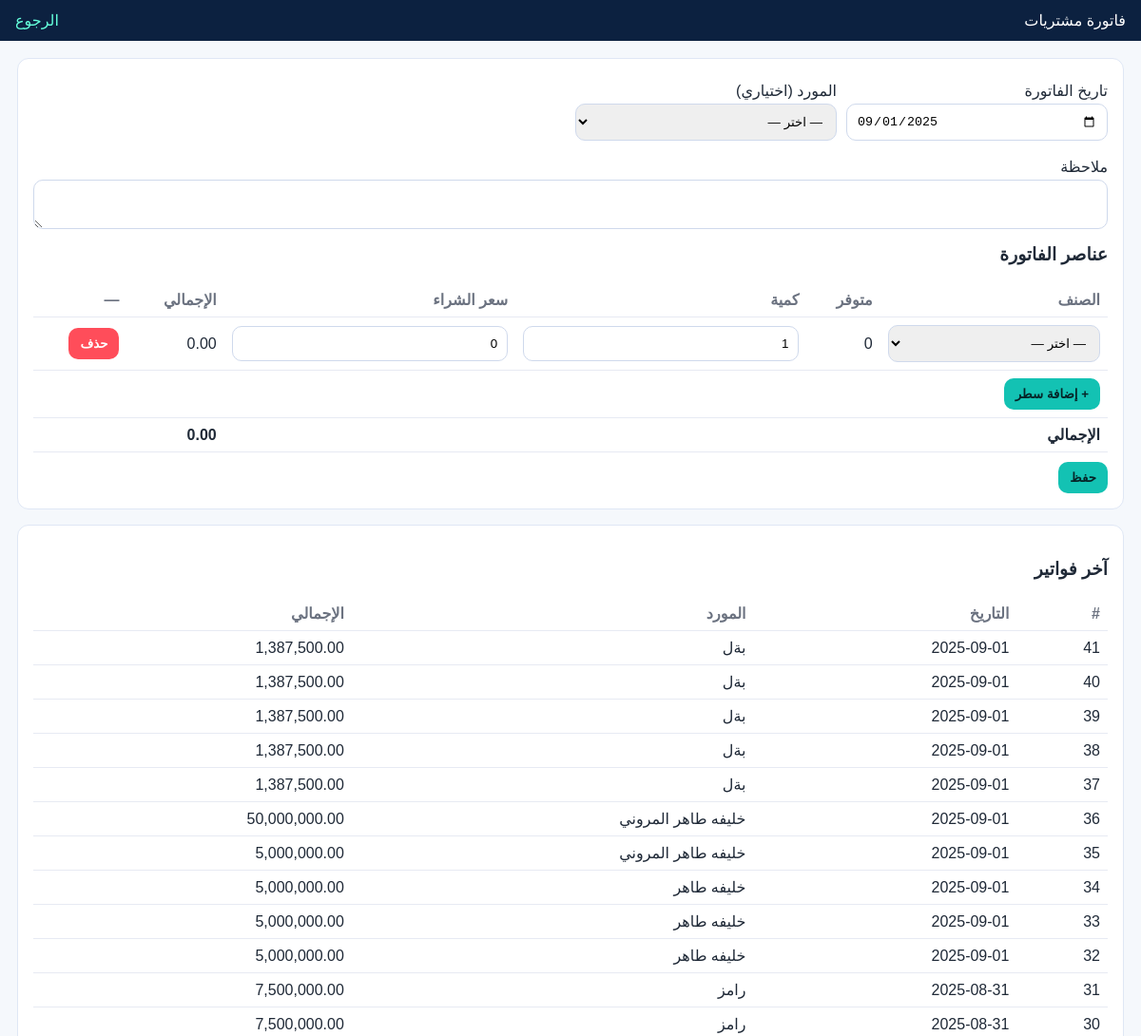
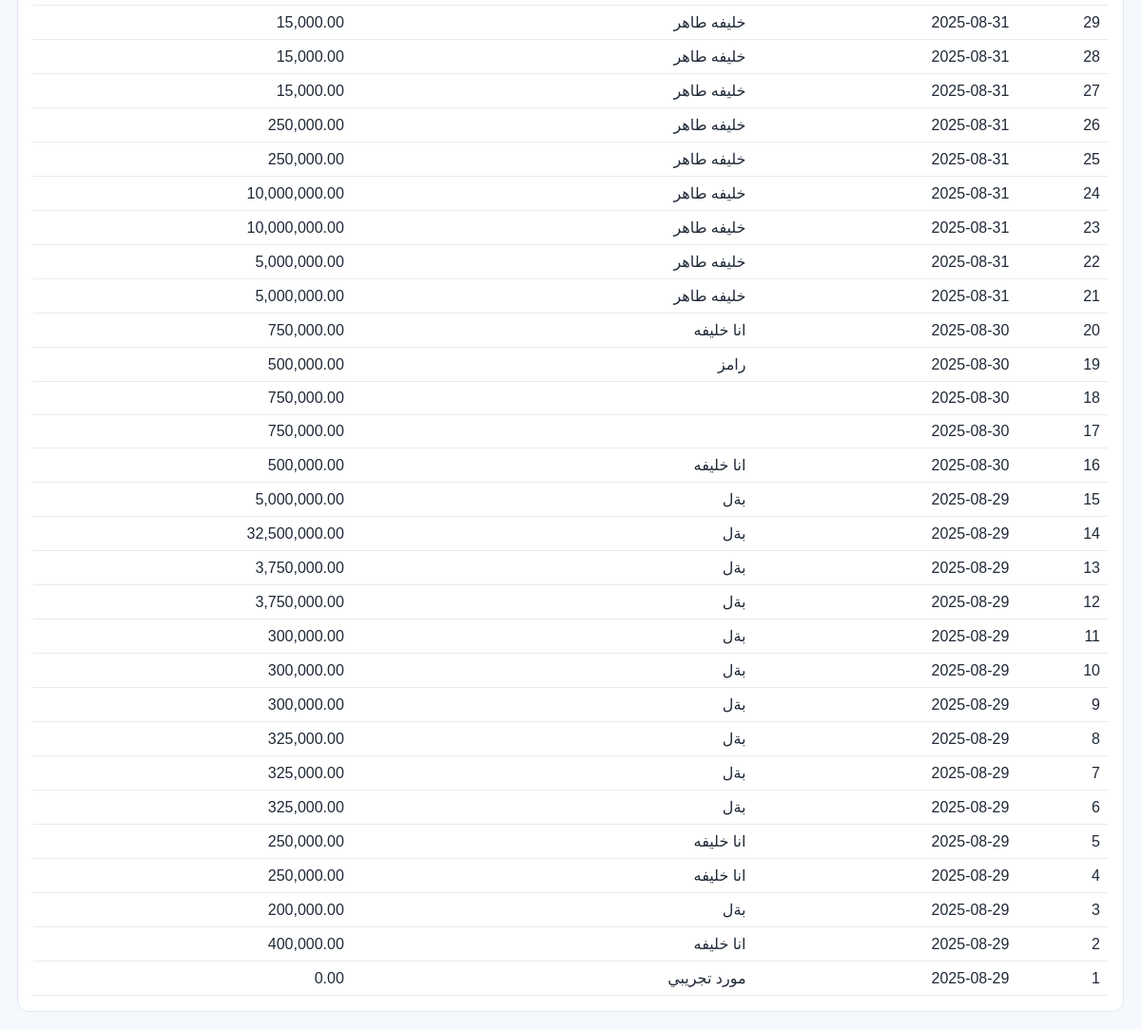
The app's page /purchases_invoice.php (signed in) with its own data (2 pictures, top to bottom).
### tables this page shows
CREATE TABLE `purchase_invoices` (
  `id` int(11) NOT NULL,
  `supplier_id` int(11) DEFAULT NULL,
  `note` varchar(255) DEFAULT NULL,
  `total_amount` decimal(14,2) NOT NULL DEFAULT 0.00,
  `invoice_date` date NOT NULL,
  `total` decimal(14,2) NOT NULL DEFAULT 0.00,
  `posted` tinyint(1) NOT NULL DEFAULT 0,
  `created_by` int(11) DEFAULT NULL,
  `created_at` timestamp NOT NULL DEFAULT current_timestamp(),
  `reconciled` tinyint(1) NOT NULL DEFAULT 0
);

CREATE TABLE `suppliers` (
  `id` int(11) NOT NULL,
  `name` varchar(100) NOT NULL,
  `phone` varchar(30) DEFAULT NULL,
  `email` varchar(100) DEFAULT NULL,
  `address` varchar(255) DEFAULT NULL,
  `opening_balance` decimal(14,2) NOT NULL DEFAULT 0.00,
  `created_at` timestamp NOT NULL DEFAULT current_timestamp()
);

### purchases_invoice.php (the view, shortened to what this page needs)
<?php
$pdo = db();
function col_exists_local(PDO $pdo, string $table, string $col): bool {
  $st = $pdo->prepare("
    SELECT 1 FROM INFORMATION_SCHEMA.COLUMNS
    WHERE TABLE_SCHEMA = DATABASE()
      AND TABLE_NAME = ?
      AND COLUMN_NAME = ?
    LIMIT 1
  ");
  $st->execute([$table, $col]);
  return (bool)$st->fetchColumn();
}
$pdo->exec("CREATE TABLE IF NOT EXISTS suppliers(
  id INT AUTO_INCREMENT PRIMARY KEY,
  name VARCHAR(150) NOT NULL,
  phone VARCHAR(50) NULL,
  address VARCHAR(255) NULL,
  opening_balance DECIMAL(14,2) NOT NULL DEFAULT 0.00,
  created_at TIMESTAMP DEFAULT CURRENT_TIMESTAMP
) ENGINE=InnoDB DEFAULT CHARSET=utf8mb4;");
$pdo->exec("CREATE TABLE IF NOT EXISTS products(
  id INT AUTO_INCREMENT PRIMARY KEY,
  sku VARCHAR(100) UNIQUE,
  name VARCHAR(200) NOT NULL,
  created_at TIMESTAMP DEFAULT CURRENT_TIMESTAMP
) ENGINE=InnoDB DEFAULT CHARSET=utf8mb4;");
$pdo->exec("CREATE TABLE IF NOT EXISTS purchase_invoices(
  id INT AUTO_INCREMENT PRIMARY KEY,
  invoice_date DATE NOT NULL,
  created_at TIMESTAMP DEFAULT CURRENT_TIMESTAMP
) ENGINE=InnoDB DEFAULT CHARSET=utf8mb4;");
$pdo->exec("CREATE TABLE IF NOT EXISTS purchase_items(
  id INT AUTO_INCREMENT PRIMARY KEY,
  invoice_id INT NOT NULL,
  product_id INT NOT NULL,
  quantity INT NOT NULL,
  cost_price DECIMAL(14,2) NOT NULL,
  line_total DECIMAL(14,2) NOT NULL,
  FOREIGN KEY (invoice_id) REFERENCES purchase_invoices(id) ON DELETE CASCADE
) ENGINE=InnoDB DEFAULT CHARSET=utf8mb4;");
$list = $pdo->query("
  SELECT pi.id,pi.invoice_date,".(col_exists_local($pdo,'purchase_invoices','total_amount')?'pi.total_amount':'0 AS total_amount').",
         s.name supplier
  FROM purchase_invoices pi
  LEFT JOIN suppliers s ON s.id=pi.supplier_id
  ORDER BY pi.id DESC LIMIT 50
")->fetchAll();
$title = 'فاتورة مشتريات';
?>
<!doctype html>
<html lang="ar" dir="rtl">
<head>
</head>
<body>
  <div class="header"><div><?= htmlspecialchars($title,ENT_QUOTES,'UTF-8') ?></div><nav><a href="./dashboard.php">الرجوع</a></nav></div>
  <div class="wrap">
    <div class="card">
      <form method="post" id="f">
        <div style="display:grid;grid-template-columns:repeat(auto-fit,minmax(220px,1fr));gap:10px">
          <div><label>تاريخ الفاتورة</label><input type="date" name="invoice_date" value="<?= htmlspecialchars($_POST['invoice_date']??date('Y-m-d'),ENT_QUOTES,'UTF-8') ?>"></div>
          <div>
            <label>المورد (اختياري)</label>
            <select name="supplier_id">
              <option value="">— اختر —</option>
            </select>
          </div>
          <div style="grid-column:1/-1"><label>ملاحظة</label><textarea name="note" rows="2"><?= htmlspecialchars($_POST['note']??'',ENT_QUOTES,'UTF-8') ?></textarea></div>
        </div>
        <h3 style="margin-top:12px">عناصر الفاتورة</h3>
        <table id="t">
          <thead><tr><th>الصنف</th><th>متوفر</th><th>كمية</th><th>سعر الشراء</th><th>الإجمالي</th><th>—</th></tr></thead>
          <tbody>
            <tr>
              <td>
                <select name="item_product_id[]" class="prod">
                  <option value="">— اختر —</option>
                </select>
              </td>
              <td class="avail">0</td>
              <td><input type="number" name="item_qty[]" class="qty" min="1" step="1" value="1"></td>
              <td><input type="number" name="item_cost[]" class="cost" min="0" step="0.01" value="0"></td>
              <td class="line">0.00</td>
              <td><button type="button" class="btn" style="background:#ff4d5a;color:#fff" onclick="delRow(this)">حذف</button></td>
            </tr>
          </tbody>
          <tfoot>
            <tr><td colspan="6"><button type="button" class="btn" onclick="addRow()">+ إضافة سطر</button></td></tr>
            <tr><td colspan="4" class="total">الإجمالي</td><td id="gt" class="total">0.00</td><td></td></tr>
          </tfoot>
        </table>
        <div style="margin-top:10px"><button class="btn" type="submit">حفظ</button></div>
      </form>
    </div>
    <div class="card">
      <h3>آخر فواتير</h3>
      <table>
        <thead><tr><th>#</th><th>التاريخ</th><th>المورد</th><th>الإجمالي</th></tr></thead>
        <tbody>
          <?php if(!$list): ?>
            <tr><td colspan="4">لا يوجد</td></tr>
          <?php else: foreach($list as $r): ?>
            <tr>
              <td><?= (int)$r['id'] ?></td>
              <td><?= htmlspecialchars($r['invoice_date'],ENT_QUOTES,'UTF-8') ?></td>
              <td><?= htmlspecialchars($r['supplier']??'',ENT_QUOTES,'UTF-8') ?></td>
              <td><?= number_format((float)$r['total_amount'],2) ?></td>
            </tr>
          <?php endforeach; endif; ?>
        </tbody>
      </table>
    </div>
  </div>
</body>
</html>

### purchases_invoice.php (style rules this page uses)
* { box-sizing:border-box }
body { margin:0;font-family:Tahoma,Arial,sans-serif;background:#f5f8fc;color:#1f2937 }
.header { display:flex;justify-content:space-between;align-items:center;background:#0c2140;color:#fff;padding:12px 16px }
a { color:#64ffda;text-decoration:none }
.wrap { padding:18px;display:grid;gap:16px }
.card { background:#fff;border:1px solid #dfe7f5;border-radius:12px;padding:16px }
label { display:block;margin:8px 0 4px }
input,select,textarea { width:100%;padding:10px;border-radius:10px;border:1px solid #cfd9ec }
table { width:100%;border-collapse:collapse;margin-top:10px }
th,td { border-bottom:1px solid #e7eaf3;padding:8px;text-align:right }
th { color:#6b7280 }
.btn { border:0;border-radius:10px;padding:9px 12px;background:#13c2b3;color:#062427;font-weight:700;cursor:pointer }
.total { font-weight:700 }

### records on screen
purchase_invoices: id "41", invoice_date "2025-09-01", supplier.name "بةل", total_amount "1,387,500.00"
purchase_invoices: id "40", invoice_date "2025-09-01", supplier.name "بةل", total_amount "1,387,500.00"
purchase_invoices: id "39", invoice_date "2025-09-01", supplier.name "بةل", total_amount "1,387,500.00"
purchase_invoices: id "38", invoice_date "2025-09-01", supplier.name "بةل", total_amount "1,387,500.00"
purchase_invoices: id "37", invoice_date "2025-09-01", supplier.name "بةل", total_amount "1,387,500.00"
purchase_invoices: id "36", invoice_date "2025-09-01", supplier.name "خليفه طاهر المروني", total_amount "50,000,000.00"
purchase_invoices: id "35", invoice_date "2025-09-01", supplier.name "خليفه طاهر المروني", total_amount "5,000,000.00"
purchase_invoices: id "34", invoice_date "2025-09-01", supplier.name "خليفه طاهر", total_amount "5,000,000.00"
purchase_invoices: id "33", invoice_date "2025-09-01", supplier.name "خليفه طاهر", total_amount "5,000,000.00"
purchase_invoices: id "32", invoice_date "2025-09-01", supplier.name "خليفه طاهر", total_amount "5,000,000.00"
purchase_invoices: id "31", invoice_date "2025-08-31", supplier.name "رامز", total_amount "7,500,000.00"
purchase_invoices: id "30", invoice_date "2025-08-31", supplier.name "رامز", total_amount "7,500,000.00"
purchase_invoices: id "29", invoice_date "2025-08-31", supplier.name "خليفه طاهر", total_amount "15,000.00"
purchase_invoices: id "28", invoice_date "2025-08-31", supplier.name "خليفه طاهر", total_amount "15,000.00"
purchase_invoices: id "27", invoice_date "2025-08-31", supplier.name "خليفه طاهر", total_amount "15,000.00"
purchase_invoices: id "26", invoice_date "2025-08-31", supplier.name "خليفه طاهر", total_amount "250,000.00"
purchase_invoices: id "25", invoice_date "2025-08-31", supplier.name "خليفه طاهر", total_amount "250,000.00"
purchase_invoices: id "24", invoice_date "2025-08-31", supplier.name "خليفه طاهر", total_amount "10,000,000.00"
purchase_invoices: id "23", invoice_date "2025-08-31", supplier.name "خليفه طاهر", total_amount "10,000,000.00"
purchase_invoices: id "22", invoice_date "2025-08-31", supplier.name "خليفه طاهر", total_amount "5,000,000.00"
purchase_invoices: id "21", invoice_date "2025-08-31", supplier.name "خليفه طاهر", total_amount "5,000,000.00"
purchase_invoices: id "20", invoice_date "2025-08-30", supplier.name "انا خليفه", total_amount "750,000.00"
purchase_invoices: id "19", invoice_date "2025-08-30", supplier.name "رامز", total_amount "500,000.00"
purchase_invoices: id "18", invoice_date "2025-08-30", total_amount "750,000.00"
purchase_invoices: id "17", invoice_date "2025-08-30", total_amount "750,000.00"
purchase_invoices: id "16", invoice_date "2025-08-30", supplier.name "انا خليفه", total_amount "500,000.00"
purchase_invoices: id "15", invoice_date "2025-08-29", supplier.name "بةل", total_amount "5,000,000.00"
purchase_invoices: id "14", invoice_date "2025-08-29", supplier.name "بةل", total_amount "32,500,000.00"
purchase_invoices: id "13", invoice_date "2025-08-29", supplier.name "بةل", total_amount "3,750,000.00"
purchase_invoices: id "12", invoice_date "2025-08-29", supplier.name "بةل", total_amount "3,750,000.00"
purchase_invoices: id "11", invoice_date "2025-08-29", supplier.name "بةل", total_amount "300,000.00"
purchase_invoices: id "10", invoice_date "2025-08-29", supplier.name "بةل", total_amount "300,000.00"
purchase_invoices: id "9", invoice_date "2025-08-29", supplier.name "بةل", total_amount "300,000.00"
purchase_invoices: id "8", invoice_date "2025-08-29", supplier.name "بةل", total_amount "325,000.00"
purchase_invoices: id "7", invoice_date "2025-08-29", supplier.name "بةل", total_amount "325,000.00"
purchase_invoices: id "6", invoice_date "2025-08-29", supplier.name "بةل", total_amount "325,000.00"
purchase_invoices: id "5", invoice_date "2025-08-29", supplier.name "انا خليفه", total_amount "250,000.00"
purchase_invoices: id "4", invoice_date "2025-08-29", supplier.name "انا خليفه", total_amount "250,000.00"
purchase_invoices: id "3", invoice_date "2025-08-29", supplier.name "بةل", total_amount "200,000.00"
purchase_invoices: id "2", invoice_date "2025-08-29", supplier.name "انا خليفه", total_amount "400,000.00"
purchase_invoices: id "1", invoice_date "2025-08-29", supplier.name "مورد تجريبي", total_amount "0.00"

### other values on screen
$title "فاتورة مشتريات"
